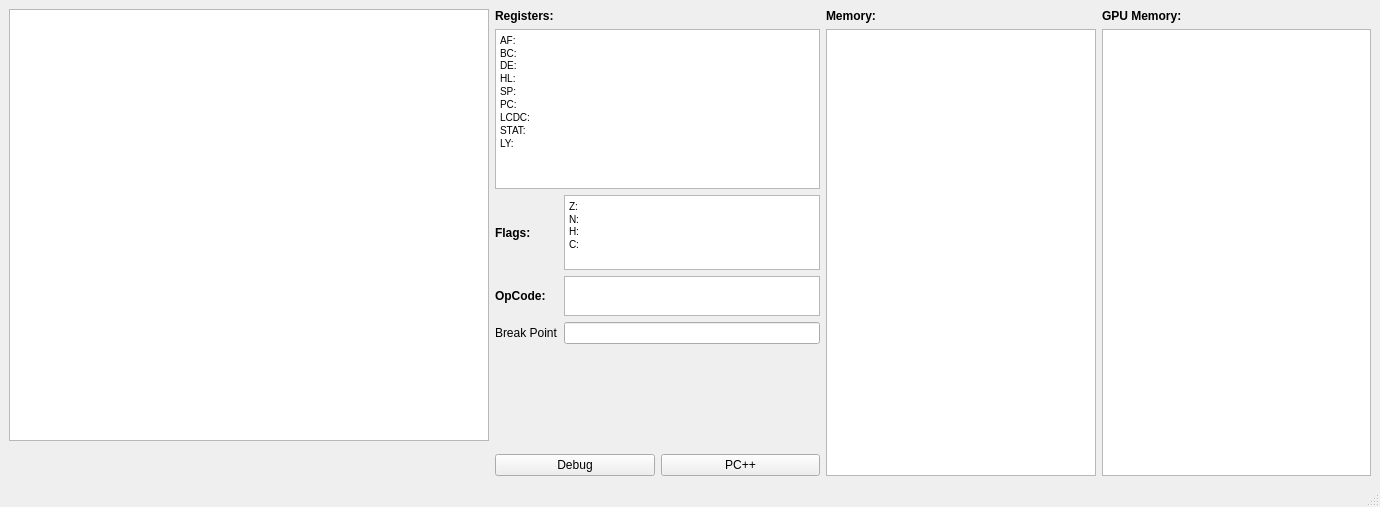
<?xml version="1.0" encoding="UTF-8"?>
<ui version="4.0">
 <class>MainWindow</class>
 <widget class="QMainWindow" name="MainWindow">
  <property name="geometry">
   <rect>
    <x>0</x>
    <y>0</y>
    <width>1380</width>
    <height>507</height>
   </rect>
  </property>
  <property name="windowTitle">
   <string>MainWindow</string>
  </property>
  <widget class="QWidget" name="centralwidget">
   <layout class="QGridLayout" name="gridLayout_2">
    <item row="0" column="0">
     <layout class="QGridLayout" name="gridLayout">
      <item row="1" column="0">
       <widget class="QGraphicsView" name="screen">
        <property name="minimumSize">
         <size>
          <width>480</width>
          <height>432</height>
         </size>
        </property>
        <property name="maximumSize">
         <size>
          <width>480</width>
          <height>432</height>
         </size>
        </property>
       </widget>
      </item>
      <item row="1" column="5" rowspan="2">
       <layout class="QVBoxLayout" name="GPU_layout">
        <item>
         <widget class="QLabel" name="label_4">
          <property name="font">
           <font>
            <weight>75</weight>
            <bold>true</bold>
           </font>
          </property>
          <property name="text">
           <string>GPU Memory:</string>
          </property>
         </widget>
        </item>
        <item>
         <widget class="QTextEdit" name="textEdit_2">
          <property name="minimumSize">
           <size>
            <width>200</width>
            <height>0</height>
           </size>
          </property>
          <property name="readOnly">
           <bool>true</bool>
          </property>
         </widget>
        </item>
       </layout>
      </item>
      <item row="1" column="1" rowspan="2">
       <layout class="QGridLayout" name="Reg_layout">
        <item row="2" column="0" colspan="2">
         <widget class="QTextEdit" name="textbox_reg">
          <property name="minimumSize">
           <size>
            <width>0</width>
            <height>155</height>
           </size>
          </property>
          <property name="maximumSize">
           <size>
            <width>16777215</width>
            <height>160</height>
           </size>
          </property>
          <property name="readOnly">
           <bool>true</bool>
          </property>
          <property name="html">
           <string>&lt;!DOCTYPE HTML PUBLIC &quot;-//W3C//DTD HTML 4.0//EN&quot; &quot;http://www.w3.org/TR/REC-html40/strict.dtd&quot;&gt;
&lt;html&gt;&lt;head&gt;&lt;meta name=&quot;qrichtext&quot; content=&quot;1&quot; /&gt;&lt;style type=&quot;text/css&quot;&gt;
p, li { white-space: pre-wrap; }
&lt;/style&gt;&lt;/head&gt;&lt;body style=&quot; font-family:'MS Shell Dlg 2'; font-size:7.8pt; font-weight:400; font-style:normal;&quot;&gt;
&lt;p style=&quot; margin-top:0px; margin-bottom:0px; margin-left:0px; margin-right:0px; -qt-block-indent:0; text-indent:0px;&quot;&gt;AF:&lt;/p&gt;
&lt;p style=&quot; margin-top:0px; margin-bottom:0px; margin-left:0px; margin-right:0px; -qt-block-indent:0; text-indent:0px;&quot;&gt;BC:&lt;br /&gt;DE:&lt;/p&gt;
&lt;p style=&quot; margin-top:0px; margin-bottom:0px; margin-left:0px; margin-right:0px; -qt-block-indent:0; text-indent:0px;&quot;&gt;HL:&lt;/p&gt;
&lt;p style=&quot; margin-top:0px; margin-bottom:0px; margin-left:0px; margin-right:0px; -qt-block-indent:0; text-indent:0px;&quot;&gt;SP:&lt;/p&gt;
&lt;p style=&quot; margin-top:0px; margin-bottom:0px; margin-left:0px; margin-right:0px; -qt-block-indent:0; text-indent:0px;&quot;&gt;PC:&lt;/p&gt;
&lt;p style=&quot; margin-top:0px; margin-bottom:0px; margin-left:0px; margin-right:0px; -qt-block-indent:0; text-indent:0px;&quot;&gt;LCDC:&lt;/p&gt;
&lt;p style=&quot; margin-top:0px; margin-bottom:0px; margin-left:0px; margin-right:0px; -qt-block-indent:0; text-indent:0px;&quot;&gt;STAT:&lt;/p&gt;
&lt;p style=&quot; margin-top:0px; margin-bottom:0px; margin-left:0px; margin-right:0px; -qt-block-indent:0; text-indent:0px;&quot;&gt;LY:&lt;/p&gt;&lt;/body&gt;&lt;/html&gt;</string>
          </property>
         </widget>
        </item>
        <item row="6" column="0">
         <spacer name="verticalSpacer">
          <property name="orientation">
           <enum>Qt::Vertical</enum>
          </property>
          <property name="sizeHint" stdset="0">
           <size>
            <width>20</width>
            <height>40</height>
           </size>
          </property>
         </spacer>
        </item>
        <item row="4" column="1">
         <widget class="QTextEdit" name="textEdit">
          <property name="maximumSize">
           <size>
            <width>16777215</width>
            <height>40</height>
           </size>
          </property>
          <property name="readOnly">
           <bool>true</bool>
          </property>
         </widget>
        </item>
        <item row="1" column="0" colspan="2">
         <widget class="QLabel" name="label_reg">
          <property name="maximumSize">
           <size>
            <width>16777215</width>
            <height>20</height>
           </size>
          </property>
          <property name="font">
           <font>
            <weight>75</weight>
            <bold>true</bold>
           </font>
          </property>
          <property name="text">
           <string>Registers:</string>
          </property>
         </widget>
        </item>
        <item row="7" column="0" colspan="2">
         <layout class="QHBoxLayout" name="horizontalLayout">
          <item>
           <widget class="QPushButton" name="pushButton">
            <property name="text">
             <string>Debug</string>
            </property>
            <property name="checkable">
             <bool>true</bool>
            </property>
           </widget>
          </item>
          <item>
           <widget class="QPushButton" name="button_pc">
            <property name="text">
             <string>PC++</string>
            </property>
           </widget>
          </item>
         </layout>
        </item>
        <item row="5" column="1">
         <widget class="QLineEdit" name="lineEdit"/>
        </item>
        <item row="4" column="0">
         <widget class="QLabel" name="label_2">
          <property name="font">
           <font>
            <weight>75</weight>
            <bold>true</bold>
           </font>
          </property>
          <property name="text">
           <string>OpCode:</string>
          </property>
         </widget>
        </item>
        <item row="5" column="0">
         <widget class="QLabel" name="label_3">
          <property name="text">
           <string>Break Point</string>
          </property>
         </widget>
        </item>
        <item row="3" column="0">
         <widget class="QLabel" name="label">
          <property name="font">
           <font>
            <weight>75</weight>
            <bold>true</bold>
           </font>
          </property>
          <property name="text">
           <string>Flags:</string>
          </property>
         </widget>
        </item>
        <item row="3" column="1">
         <widget class="QTextEdit" name="textbox_flags">
          <property name="maximumSize">
           <size>
            <width>16777215</width>
            <height>75</height>
           </size>
          </property>
          <property name="readOnly">
           <bool>true</bool>
          </property>
          <property name="html">
           <string>&lt;!DOCTYPE HTML PUBLIC &quot;-//W3C//DTD HTML 4.0//EN&quot; &quot;http://www.w3.org/TR/REC-html40/strict.dtd&quot;&gt;
&lt;html&gt;&lt;head&gt;&lt;meta name=&quot;qrichtext&quot; content=&quot;1&quot; /&gt;&lt;style type=&quot;text/css&quot;&gt;
p, li { white-space: pre-wrap; }
&lt;/style&gt;&lt;/head&gt;&lt;body style=&quot; font-family:'MS Shell Dlg 2'; font-size:7.8pt; font-weight:400; font-style:normal;&quot;&gt;
&lt;p style=&quot; margin-top:0px; margin-bottom:0px; margin-left:0px; margin-right:0px; -qt-block-indent:0; text-indent:0px;&quot;&gt;Z:&lt;/p&gt;
&lt;p style=&quot; margin-top:0px; margin-bottom:0px; margin-left:0px; margin-right:0px; -qt-block-indent:0; text-indent:0px;&quot;&gt;N:&lt;br /&gt;H:&lt;/p&gt;
&lt;p style=&quot; margin-top:0px; margin-bottom:0px; margin-left:0px; margin-right:0px; -qt-block-indent:0; text-indent:0px;&quot;&gt;C:&lt;/p&gt;&lt;/body&gt;&lt;/html&gt;</string>
          </property>
         </widget>
        </item>
       </layout>
      </item>
      <item row="1" column="2" rowspan="2">
       <layout class="QVBoxLayout" name="CPU_Layout">
        <item>
         <widget class="QLabel" name="label_mem">
          <property name="font">
           <font>
            <weight>75</weight>
            <bold>true</bold>
           </font>
          </property>
          <property name="text">
           <string>Memory:</string>
          </property>
         </widget>
        </item>
        <item>
         <widget class="QTextEdit" name="textbox_mem">
          <property name="minimumSize">
           <size>
            <width>200</width>
            <height>0</height>
           </size>
          </property>
          <property name="readOnly">
           <bool>true</bool>
          </property>
         </widget>
        </item>
       </layout>
      </item>
     </layout>
    </item>
   </layout>
  </widget>
  <widget class="QMenuBar" name="menubar">
   <property name="geometry">
    <rect>
     <x>0</x>
     <y>0</y>
     <width>1380</width>
     <height>26</height>
    </rect>
   </property>
  </widget>
  <widget class="QStatusBar" name="statusbar"/>
 </widget>
 <resources/>
 <connections/>
</ui>
